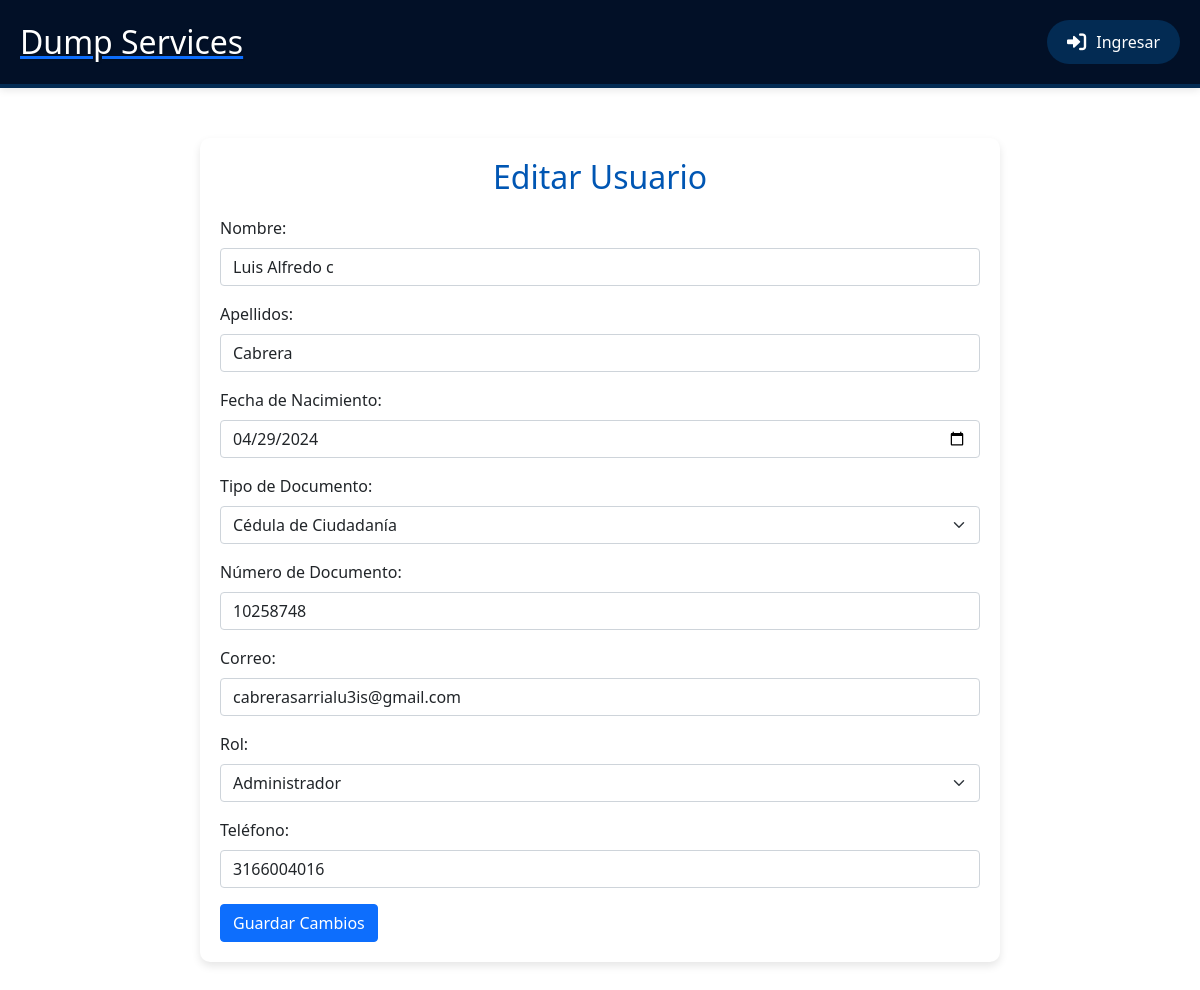
The app's page /edit_usuario.php?id=2, older data.
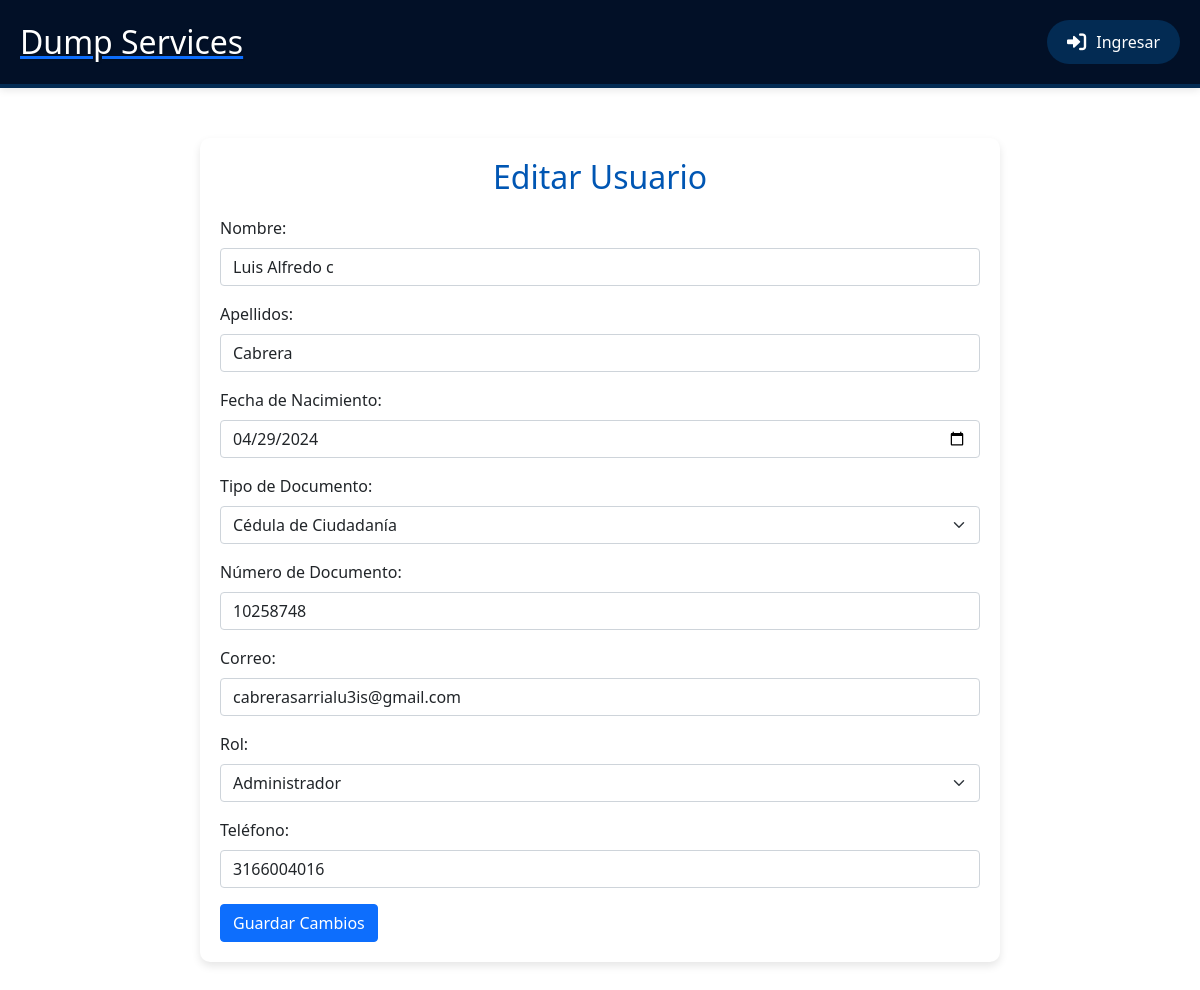
The same page, newer data.
### tables this page shows
CREATE TABLE `usuarios` (
  `id` int(11) NOT NULL,
  `nombre` varchar(50) NOT NULL,
  `apellidos` varchar(50) NOT NULL,
  `fecha_nacimiento` date NOT NULL,
  `tipo_documento` enum('cc','ce') NOT NULL,
  `numero_documento` varchar(20) NOT NULL,
  `correo` varchar(100) NOT NULL,
  `rol` enum('administrador','operador_logistico','solicitante_transporte') NOT NULL,
  `contrasena` varchar(255) NOT NULL,
  `telefono` varchar(20) DEFAULT NULL
);

### edit_usuario.php (the view, shortened to what this page needs)
<?php
include 'conexion.php';
include 'header.php';
$user = [];
if (isset($_GET['id'])) {
    $userId = $_GET['id'];
    $sql = "SELECT * FROM usuarios WHERE id = $userId";
    $result = $conn->query($sql);
    $user = $result->fetch_assoc();
}
?>
<!DOCTYPE html>
<html lang="es">
<head>
    <link href="https://cdn.jsdelivr.net/npm/bootstrap@5.1.3/dist/css/bootstrap.min.css" rel="stylesheet">
</head>
<body>
    <div class="container">
        <h2>Editar Usuario</h2>
        <form action="edit_usuario.php" method="POST" enctype="multipart/form-data">
            <div class="mb-3">
                <label for="nombre" class="form-label">Nombre:</label>
                <input type="text" class="form-control" id="nombre" name="nombre" value="<?php echo $user['nombre']; ?>" required>
            </div>
            <div class="mb-3">
                <label for="apellidos" class="form-label">Apellidos:</label>
                <input type="text" class="form-control" id="apellidos" name="apellidos" value="<?php echo $user['apellidos']; ?>" required>
            </div>
            <div class="mb-3">
                <label for="fecha_nacimiento" class="form-label">Fecha de Nacimiento:</label>
                <input type="date" class="form-control" id="fecha_nacimiento" name="fecha_nacimiento" value="<?php echo $user['fecha_nacimiento']; ?>" required>
            </div>
            <div class="mb-3">
                <label for="tipo_documento" class="form-label">Tipo de Documento:</label>
                <select class="form-select" id="tipo_documento" name="tipo_documento" required>
                    <option value="cc" <?php echo ($user['tipo_documento'] == 'cc') ? 'selected' : ''; ?>>Cédula de Ciudadanía</option>
                </select>
            </div>
            <div class="mb-3">
                <label for="numero_documento" class="form-label">Número de Documento:</label>
                <input type="text" class="form-control" id="numero_documento" name="numero_documento" value="<?php echo $user['numero_documento']; ?>" required>
            </div>
            <div class="mb-3">
                <label for="correo" class="form-label">Correo:</label>
                <input type="email" class="form-control" id="correo" name="correo" value="<?php echo $user['correo']; ?>" required>
            </div>
            <div class="mb-3">
                <label for="rol" class="form-label">Rol:</label>
                <select class="form-select" id="rol" name="rol" required>
                    <option value="administrador" <?php echo ($user['rol'] == 'administrador') ? 'selected' : ''; ?>>Administrador</option>
                </select>
            </div>
            <div class="mb-3">
                <label for="telefono" class="form-label">Teléfono:</label>
                <input type="text" class="form-control" id="telefono" name="telefono" value="<?php echo $user['telefono']; ?>">
            </div>
            <button type="submit" name="edit_user" class="btn btn-primary">Guardar Cambios</button>
        </form>
    </div>
</body>
</html>

Row changes from the older to the newer data that the page shows:
changed usuarios "Luis Alfredo c": rol (not shown) → "Administrador"
Text that changed along with them:
form field rol: "Administrador" → (not shown)
